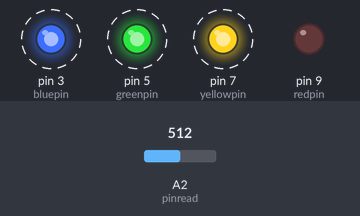
Recording of a sketch running on a simulated Arduino Uno, built with avr-gcc and run on an emulated ATmega328P. Parts: output pins drawn as LEDs (lit = HIGH). Dashed ring = blinking. Inputs (shaded band) come from the test bench; at power-on: A2 (pinread) = 512.

Above: at 1.2 s.
1.3 s: A2 (pinread) set to 598
4.3 s: A2 (pinread) set to 626
At 5.2 s:
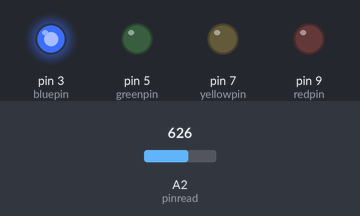
7.3 s: A2 (pinread) set to 391
At 9.3 s:
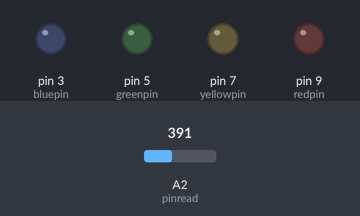
Timing chart, 0 to 11.1 s (numbered marks = the images above; inputs shaded):
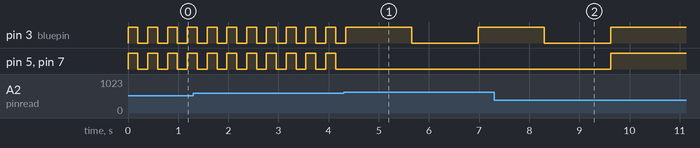

Measured:
- the behaviour switches between 613 and 614 on A2 (pinread) (found by bisection; images 0 and 1)
- after the input at 4.3 s, pin 5 (greenpin), pin 7 (yellowpin): stops changing and stays LOW
- after the input at 7.3 s, pin 3 (bluepin): goes on until 9.6 s, then stays HIGH; pin 5 (greenpin), pin 7 (yellowpin): LOW → HIGH after 2.3 s
- by itself, pin 5 (greenpin), pin 7 (yellowpin): alternates HIGH for 0.20 s and LOW for 0.20 s

The sketch:

HW4.ino
```cpp
//The resistor used to connect with Thermistor is 10K Ohm

//blue (L1), green(L2), yellow(L3) and red (L4) LED are attached to digital pins 3,5,7,9
int bluepin = 3;
int greenpin = 5;
int yellowpin = 7;
int redpin = 9;

int pinread = 2; //Read Analog Pin
int units = 0; //The output from the analog reader

int resistor = 10000; //The resistance of the resistor in parallel with the thermistor
float therm_resistance = 0; // The resistance of the thermistor
float volt = 0; //Voltage from the analog pin
int time_wait = 0;
float temperature = 25;

//Extra Credit Yes Please
boolean extra_credit = true;

float unitsToVoltage(int units) {
  /*unitsToVoltage(units):Parameter list = units[int],
  return type = [float], This should take a number “units”
  and convert it to a voltage using the formula
  voltage=units*5/1023 then return the voltage.*/
  float voltage;
  voltage = units * 5 / 1023;
  return(voltage);
}

int voltageToMilliseconds(float volts) {
  /*voltageToMilliseconds(volts):Parameter list = volts[float],
  return type = [int], This should take a number “volts”
  and convert it to a time in milliseconds using the formula
  wait= 200/volts and return that value.*/
  int wait;
  wait = 200/volts;
  return(wait);
}

//Extra credit function
float linearInterpolation(float x1, float y1, float x2, float y2, float x){
  float y;
  y = y1 - ((y2 - y1)/(x2 - x1)) * x1 + ((y2 - y1)/(x2 - x1)) * x;
  return(y);
}

float voltageToTemperature(float volts) {
  //x input in linearInterpolation should be volts
  //Thermistor Numeber: MF52A103G4050E
  //Temp: 20 Resistance: 12610.20824 Ohm
  //Temo: 40 Resistance: 5213.639596 Ohm
  float temp;
  therm_resistance = (volts/(5 - volts)) * resistor; //Convert volt to resistance
  temp = linearInterpolation(12610.20824, 20, 5213.639596, 40, therm_resistance);
  return(temp);
}

//Turn the L1 on for wait milliseconds and off for wait milliseconds.
void blink1(int wait) {
  digitalWrite(bluepin, HIGH);
  delay(wait);
  digitalWrite(bluepin, LOW);
  delay(wait);
}

//Turn L1 and L2 on for wait milliseconds and off for wait milliseconds.
void blink2(int wait) {
  digitalWrite(bluepin, HIGH);
  digitalWrite(greenpin, HIGH);
  delay(wait);
  digitalWrite(bluepin, LOW);
  digitalWrite(greenpin, LOW);
  delay(wait);
}

//Turn L1, L2 and L3 on for wait milliseconds and off for wait milliseconds.
void blink3(int wait) {
  digitalWrite(bluepin, HIGH);
  digitalWrite(greenpin, HIGH);
  digitalWrite(yellowpin, HIGH);
  delay(wait);
  digitalWrite(bluepin, LOW);
  digitalWrite(greenpin, LOW);
  digitalWrite(yellowpin, LOW);
  delay(wait);
}

//Turn L1, L2, L3 and L4 on for wait milliseconds and off for wait milliseconds.
void blink4(int wait) {
  digitalWrite(bluepin, HIGH);
  digitalWrite(greenpin, HIGH);
  digitalWrite(yellowpin, HIGH);
  digitalWrite(redpin, HIGH);
  delay(wait);
  digitalWrite(bluepin, LOW);
  digitalWrite(greenpin, LOW);
  digitalWrite(yellowpin, LOW);
  digitalWrite(redpin, LOW);
  delay(wait);
}


void setup() {
  Serial.begin(9600);
  pinMode(bluepin, OUTPUT);
  pinMode(greenpin, OUTPUT);
  pinMode(yellowpin, OUTPUT);
  pinMode(redpin, OUTPUT);
}


void loop() {

  units = analogRead(pinread);
  volt = unitsToVoltage(units);

  if(!extra_credit){

    time_wait = voltageToMilliseconds(volt);
    if(time_wait > 801){
      blink1(time_wait);
    }else if(time_wait > 601){
      blink2(time_wait);
    }else if(time_wait > 401){
      blink3(time_wait);
    }else{
      blink4(time_wait);
    }

  }else{

    temperature = voltageToTemperature(volt);
    //20 1000ms wait and 40 1ms wait
    time_wait = linearInterpolation(20, 1000, 40, 1, temperature);

    if(temperature < 25){
      blink1(time_wait);
    }else if(temperature < 30){
      blink2(time_wait);
    }else if(temperature > 35){
      blink3(time_wait);
    }else{
      blink4(time_wait);
    }

  }

}
```
